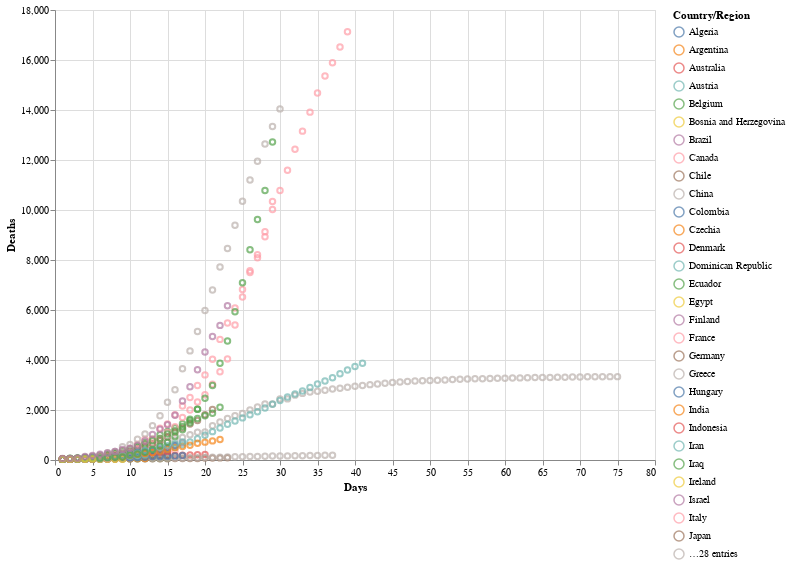

The notebook cell saved with this chart:
### Markdown cell above
We can now customize the code to thicken the line width, to alter the opacity, and to make the chart larger:

### Code cell
# altair plot 
alt.Chart(deaths_long).mark_point().encode(
    x = 'Days',
    y = 'Deaths',
    color='Country/Region'
).properties(
    width=600,
    height=450
)

### Figure 1 — Vega-Lite specification as saved in the notebook (floating-point values rounded to 4 significant figures; data arrays with more than 128 entries replaced by an {"elided": "..."} marker saying what was removed)
{"config": {"view": {"continuousWidth": 400, "continuousHeight": 300}}, "data": {"name": "data-60e58b36694aca6b6f454578acbbe328"}, "mark": "point", "encoding": {"color": {"type": "nominal", "field": "Country/Region"}, "x": {"type": "quantitative", "field": "Days"}, "y": {"type": "quantitative", "field": "Deaths"}}, "height": 450, "width": 600, "$schema": "https://vega.github.io/schema/vega-lite/v4.8.1.json", "datasets": {"data-60e58b36694aca6b6f454578acbbe328": {"elided": "4389 records"}}}
